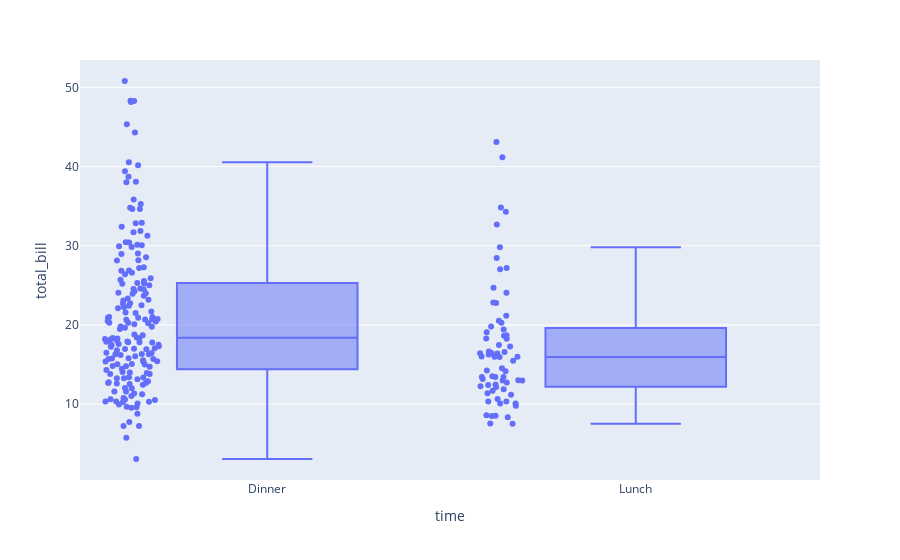

Here is the notebook cell this chart was saved with:
### Markdown cell above
#### Boxplot + dispersión

### Code cell
import plotly.express as px
df = px.data.tips()
fig = px.box(df, x="time", y="total_bill", points="all")
fig.show()

### Figure 1 — Plotly figure (JSON) as saved in the notebook; plotly's stock layout.template omitted (floating-point values rounded to 4 significant figures; data arrays with more than 128 entries replaced by an {"elided": "..."} marker saying what was removed)
{"data": [{"alignmentgroup": "True", "boxpoints": "all", "hovertemplate": "time=%{x}<br>total_bill=%{y}<extra></extra>", "legendgroup": "", "marker": {"color": "#636efa"}, "name": "", "notched": false, "offsetgroup": "", "orientation": "v", "showlegend": false, "type": "box", "x": {"elided": "244 str values"}, "x0": " ", "xaxis": "x", "y": {"elided": "244 float values"}, "y0": " ", "yaxis": "y"}], "layout": {"boxmode": "group", "legend": {"tracegroupgap": 0}, "margin": {"t": 60}, "xaxis": {"anchor": "y", "domain": [0, 1], "title": {"text": "time"}}, "yaxis": {"anchor": "x", "domain": [0, 1], "title": {"text": "total_bill"}}}}
